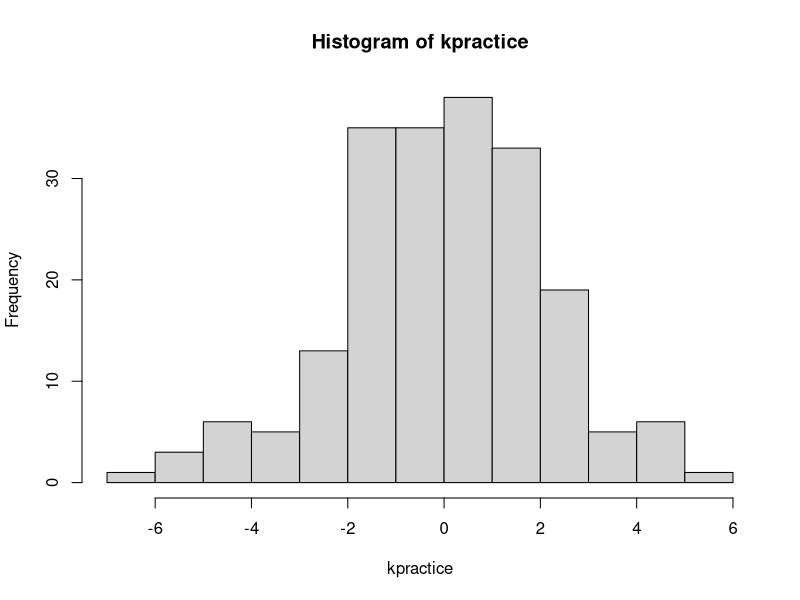
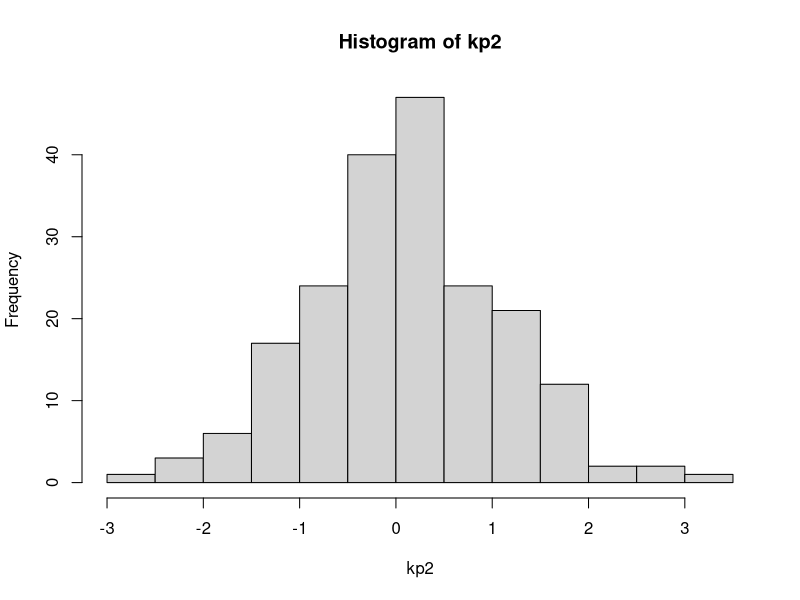
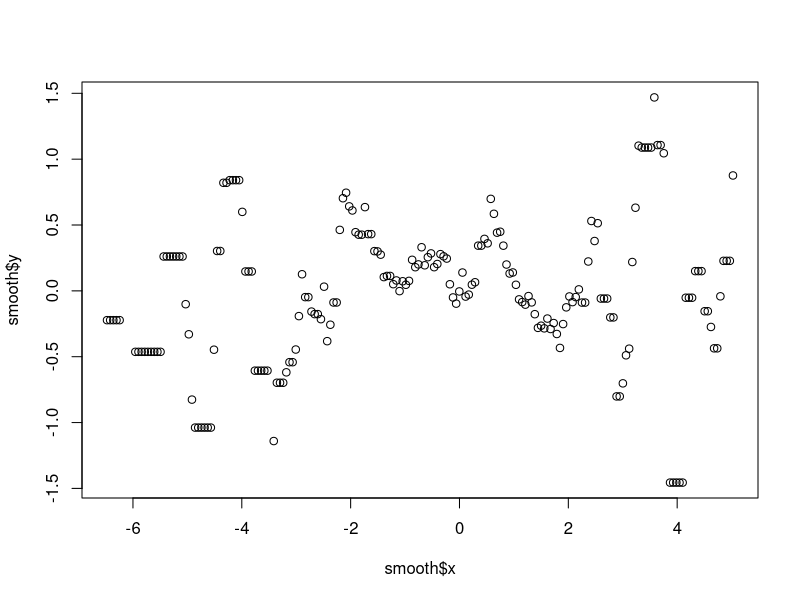

These figures' R source, in order: (Note: this script raises an error after producing the figures.)
kpractice<-rnorm(200,0,2)
hist(kpractice)
library(stats)
kp2<-rnorm(200,0,1)
hist(kp2)
smooth<-ksmooth(kpractice,kp2)
summary(smooth)
plot(smooth)


bkde(kpractice)
plot(bkde(kpractice))
summary(bkde(kpractice))
names(bkde(kpractice))

kpractice<-as.matrix(kpractice)

density<-kde(kpractice)
class(density)
names(density)
plot(density$x)
plot(density$estimate)
density$H

library(dplyr)
Puig.mat<-Puig%>%select(x,y2)
Puig.mat
Puig.den<-kde(Puig.mat)
names(Puig.den)
Puig.den$estimate
plot(Puig.den, display="slice")
Puig.den$H

Ortiz.mat<-Ortiz%>%select(x,y2)
Ortiz.den<-kde(Ortiz.mat)
plot(Ortiz.den,display="slice")
Ortiz.den$H

library(ggplot2)

Lefties.s<-as.data.frame(spraycharts%>%filter(bats=="L")%>%dplyr::select(x,y,batter.name, batter.id, type,Description)%>%filter(Description=="Single")%>%mutate(y2=-y+250))
Lefties.d<-as.data.frame(spraycharts%>%filter(bats=="L")%>%dplyr::select(x,y,batter.name, batter.id, type,Description)%>%filter(Description=="Double")%>%mutate(y2=-y+250))
Lefties.t<-as.data.frame(spraycharts%>%filter(bats=="L")%>%dplyr::select(x,y,batter.name, batter.id, type,Description)%>%filter(Description=="Triple")%>%mutate(y2=-y+250))
Lefties<-rbind(Lefties.s,Lefties.d,Lefties.t)

Left.mat<-Lefties%>%dplyr::select(x,y2)
Left.den<-kde(Left.mat)

persp(Left.den$eval.points[[1]],Left.den$eval.points[[2]],Left.den$estimate,phi=60)
pplot(Left.den$estimate,display="slice")


Righties<-as.data.frame(spraycharts%>%filter(bats=="R")%>%dplyr::select(x,y,batter.name,batter.id, type,Description)%>%filter(type=="H")%>%mutate(y2=-y+250))

Left.Outs<-as.data.frame(spraycharts%>%filter(bats=="L")%>%dplyr::select(x,y,batter.name, batter.id, type,Description)%>%filter(type=="O")%>%mutate(y2=-y+250))
LO.mat<-Left.Outs%>%dplyr::select(x,y2)
LO.den<-kde(LO.mat)
persp(LO.den$eval.points[[1]],LO.den$eval.points[[2]],LO.den$estimate,phi=60)
id.left<-unique(Lefties$batter.id)
id.right<-unique(Righties$batter.id)

bad<-list()
for (i in 1:length(id.left)) {
  if (Lefties%>%filter(batter.id==id.left[i])%>%n_distinct()< 20)
    bad <- c(i)
}

Lefties<-Lefties%>%filter(batter.id==!na)



namesleft<-unique(Lefties$batter.name)
namesright<-unique(Righties$batter.name)

Left.mat<-Lefties%>%select(x,y2)
Right.mat<-Righties%>%select(x,y2)

Left.den<-kde(Left.mat)
Right.den<-kde(Right.mat)

KL.Left<-ifelse(Left.den$estimate<=0,Left.den$estimate+.0000000000001,Left.den$estimate)
KL.Right<-ifelse(Right.den$estimate<=0,Right.den$estimate+.000000000000001,Right.den$estimate)

plot(Left.den,display="slice")
Left.den$H
plot(Right.den,display="slice")
Right.den$H

KL.plugin(Puig.den$estimate,KL.Right) #Test

HandL<-function(id){
  batter<-spraycharts%>%filter(batter.id==id)%>%filter(type=="H")%>%dplyr::select(x,y2)
  batter.den<-kde(batter)
  batter.est<-ifelse(batter.den$estimate>0,batter.den$estimate,ifelse(batter.den$estimate<0,-batter.den$estimate,batter.den$estimate+.0000000000001))
  batter.distR<-KL.plugin(batter.est,KL.Right)+KL.plugin(KL.Right,batter.est)
  batter.distL<-KL.plugin(batter.est,KL.Left)+KL.plugin(KL.Left,batter.est)
  return(as.numeric(batter.distR>batter.distL))
}

BW.func<-function(id){
  batter<-spraycharts%>%filter(batter.id==id)%>%filter(type=="H")%>%dplyr::select(x,y2)
  batter.den<-kde(batter)
  return(batter.den$H)
}

HandL(120074)

class <- c()
for(i in 1:length(id.right)){
  class[i] <- HandL(id.right[i])
}

id.right[6]
View(spraycharts%>%filter(batter.id==571771)%>%dplyr::select(batter.name,x,y2,Description))

KL.dist<-function(Density,KL.Den){
  KL.plugin(Density,KL.Den)+KL.plugin(KL.Den,Density)
}

bad<-list()
for (i in 1:length(id.left)) {
  if (sum(id.left==id.left[i]) < 20)
    bad <- c(i)
}

id.left<-id.left[-bad]

bad<-list()
for (i in 1:length(id.right)) {
  if (sum(id.left==id.right[i]) < 20)
    bad <- c(i)
}

id.right<-id.right[-bad]


class <- c()
for(i in 1:length(id.right)){
  class[i] <- HandL(id.right[i])
}
